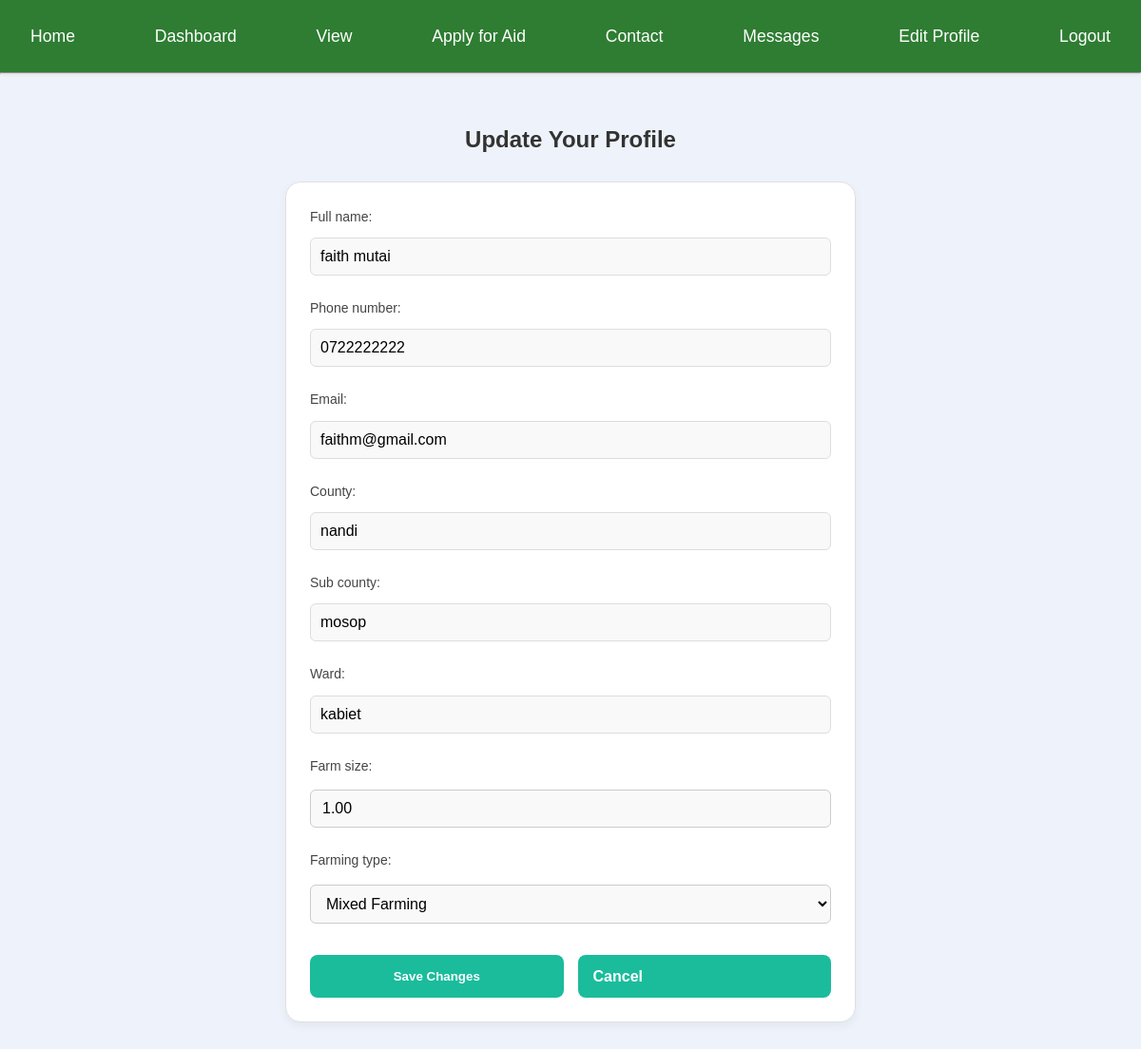
The page /profile/update/ (signed in) on the database its author committed.
### core/models.py (models this page shows, shortened)
class Farmer(models.Model):
    user = models.OneToOneField(settings.AUTH_USER_MODEL, on_delete=models.CASCADE)
    full_name = models.CharField(max_length=200)
    id_number = models.CharField(max_length=50, unique=True)
    phone_number = models.CharField(max_length=20)
    email = models.EmailField(blank=True, null=True)
    county = models.CharField(max_length=100)
    sub_county = models.CharField(max_length=100)
    ward = models.CharField(max_length=100)
    farm_size = models.DecimalField(max_digits=10, decimal_places=2)
    farming_type = models.CharField(
        max_length=50,
        choices=[
            ('crop', 'Crop Farming'),
            ('livestock', 'Livestock Farming'),
            ('mixed', 'Mixed Farming'),
        ],
        blank=True,
        null=True
    )
    date_registered = models.DateTimeField(auto_now_add=True)
    latitude = models.DecimalField(max_digits=9, decimal_places=6, blank=True, null=True)
    longitude = models.DecimalField(max_digits=9, decimal_places=6, blank=True, null=True)
    created_at = models.DateTimeField(auto_now_add=True)

### core/views.py (the view)
# urls.py: path("profile/update/", views.profile_update, name="profile_update"),
@login_required
def profile_update(request):
    farmer = Farmer.objects.filter(user=request.user).first()
    if not farmer:
        messages.error(request, "No farmer profile found. Please register as a farmer first.")
        return redirect("apply_aid")  # updated redirect
    if request.method == "POST":
        form = FarmerUpdateForm(request.POST, instance=farmer)
        if form.is_valid():
            form.save()
            messages.success(request, "Your profile has been updated successfully ✅")
            return redirect("dashboard")
        else:
            messages.error(request, "Please correct the errors below.")
    else:
        form = FarmerUpdateForm(instance=farmer)
    return render(request, "core/profile_update.html", {"form": form, "farmer": farmer})

### core/forms.py
class FarmerUpdateForm(forms.ModelForm):
    class Meta:
        model = Farmer
        fields = [
            "full_name",
            "phone_number",
            "email",
            "county",
            "sub_county",
            "ward",
            "farm_size",
            "farming_type",
        ]
        widgets = {
            "full_name": forms.TextInput(attrs={"class": "form-control"}),
            "phone_number": forms.TextInput(attrs={"class": "form-control"}),
            "email": forms.EmailInput(attrs={"class": "form-control"}),
            "county": forms.TextInput(attrs={"class": "form-control"}),
            "sub_county": forms.TextInput(attrs={"class": "form-control"}),
            "ward": forms.TextInput(attrs={"class": "form-control"}),
            "farm_size": forms.NumberInput(attrs={"step": "0.01", "class": "form-control"}),
                "farming_type": forms.Select(attrs={"class": "form-control"}),
            }

### core/templates/core/profile_update.html (shortened to what this page needs)
{% extends "core/base.html" %}
{% block content %}
<div class="container mt-4">
  <h2 class="mb-3 text-success">Update Your Profile</h2>
  <form method="POST" class="card p-4 shadow-sm">
    {{ form.as_p }}
    <div class="text-center mt-3">
      <button type="submit" class="btn btn-success px-4">Save Changes</button>
      <a href="{% url 'dashboard' %}" class="btn btn-secondary px-4 ms-2">Cancel</a>
    </div>
  </form>
</div>
{% endblock %}

### core/static/core/css/styles.css (style rules this page uses)
* { margin: 0; padding: 0; box-sizing: border-box; }
body { margin: 0; font-family: "Segoe UI", Tahoma, Geneva, Verdana, sans-serif; color: #333; line-height: 1.6; background-color: #f9f9f9; }
h1, h2, h3 { font-weight: bold; margin-bottom: 15px; color: #000; }
p { margin-bottom: 15px; font-size: 20px; color: #161515; }
label { font-weight: bold; }
input[type="text"], input[type="email"], input[type="password"] { width: 100%; padding: 10px; border: 1px solid #ddd; border-radius: 6px; margin-top: 5px; }
.btn { background: #007bff; color: white; border: none; padding: 10px 15px; border-radius: 10px; cursor: pointer; width: 100%; }
.card { background: #fff; padding: 25px; border-radius: 12px; box-shadow: 0 4px 15px rgba(0,0,0,0.1); transition: transform 0.2s ease; text-align: left; }
.card p { color: #7f8c8d; font-size: 14px; margin-bottom: 15px; }
.card .btn { display: inline-block; padding: 10px 16px; background: #1abc9c; color: white; text-decoration: none; border-radius: 8px; font-weight: bold; transition: background 0.3s ease; }
.btn { display: inline-block; padding: 10px 20px; margin-top: 10px; background-color: rgb(91, 174, 230); color: white; text-decoration: none; border-radius: 5px; }
.form-control { width: 100%; padding: 10px 12px; margin: 8px 0; border: 1px solid #ccc; border-radius: 6px; outline: none; font-size: 1rem; transition: 0.2s; }
body { background-color: #f8faf8; font-family: "Poppins", sans-serif; color: #333; }
.container { max-width: 600px; margin: 50px auto; }
.card { background: #fff; border: 1px solid #e0e0e0; border-radius: 16px; box-shadow: 0 4px 10px rgba(0, 0, 0, 0.05); transition: transform 0.2s ease, box-shadow 0.2s ease; }
h2 { font-weight: 600; color: #0d0d0e; text-align: center; margin-bottom: 20px; }
form label { font-weight: 500; color: #444; margin-bottom: 6px; display: block; }
form input, form select { width: 100%; padding: 10px 12px; border-radius: 10px; border: 1px solid #ccc; background-color: #f9f9f9; transition: all 0.2s ease-in-out; }
.btn-success { background-color: #198754; border: none; border-radius: 30px; padding: 10px 25px; transition: background-color 0.3s ease, transform 0.2s ease; }
.btn-secondary { border-radius: 30px; padding: 10px 25px; }
.text-center { display: flex; justify-content: center; gap: 15px; }
h2 { text-align: center; font-weight: bold; color: #2c3e50; }
body { background-color: #f5f9ff; font-family: "Poppins", sans-serif; margin: 0; padding: 0; }
.btn { background-color: #42a5f5; color: #fff; padding: 0.8rem 1.6rem; border-radius: 10px; font-weight: 600; text-decoration: none; transition: background-color 0.3s ease, transform 0.3s ease; }
h2, h3 { text-align: center; color: #333; margin-bottom: 1.5rem; }
body { background-color: #f3f7fc; font-family: "Poppins", sans-serif; }
body { background-color: #eef3fb; font-family: "Poppins", sans-serif; }
.btn { background-color: #2d8659; color: white; padding: 6px 12px; border-radius: 4px; text-decoration: none; }

### rows shown on the page
Farmer: full_name "faith mutai", phone_number "0722222222", email "faithm@gmail.com", county "nandi", sub_county "mosop", ward "kabiet", farm_size "1.00", farming_type "Mixed Farming"
